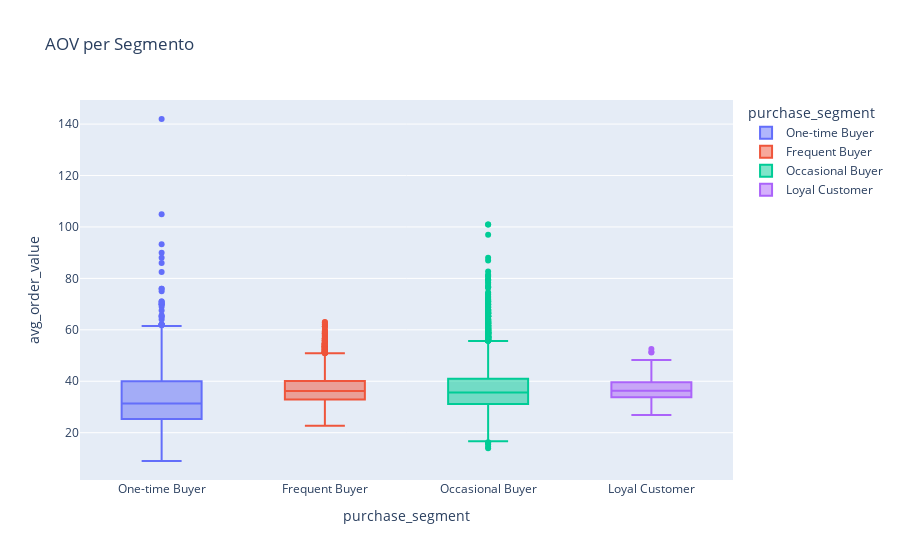

Here is the notebook cell this chart was saved with:
### Code cell
fig = px.box(customer_segments, x='purchase_segment', y='avg_order_value', title="AOV per Segmento", color='purchase_segment')
fig.show()

### Figure 1 — Plotly figure (JSON) as saved in the notebook; plotly's stock layout.template omitted (floating-point values rounded to 4 significant figures; data arrays with more than 128 entries replaced by an {"elided": "..."} marker saying what was removed)
{"data": [{"alignmentgroup": "True", "hovertemplate": "purchase_segment=%{x}<br>avg_order_value=%{y}<extra></extra>", "legendgroup": "One-time Buyer", "marker": {"color": "#636efa"}, "name": "One-time Buyer", "notched": false, "offsetgroup": "One-time Buyer", "orientation": "v", "showlegend": true, "type": "box", "x": {"elided": "395 str values"}, "x0": " ", "xaxis": "x", "y": {"elided": "395 float values"}, "y0": " ", "yaxis": "y"}, {"alignmentgroup": "True", "hovertemplate": "purchase_segment=%{x}<br>avg_order_value=%{y}<extra></extra>", "legendgroup": "Frequent Buyer", "marker": {"color": "#EF553B"}, "name": "Frequent Buyer", "notched": false, "offsetgroup": "Frequent Buyer", "orientation": "v", "showlegend": true, "type": "box", "x": {"elided": "6780 str values"}, "x0": " ", "xaxis": "x", "y": {"elided": "6780 float values"}, "y0": " ", "yaxis": "y"}, {"alignmentgroup": "True", "hovertemplate": "purchase_segment=%{x}<br>avg_order_value=%{y}<extra></extra>", "legendgroup": "Occasional Buyer", "marker": {"color": "#00cc96"}, "name": "Occasional Buyer", "notched": false, "offsetgroup": "Occasional Buyer", "orientation": "v", "showlegend": true, "type": "box", "x": {"elided": "8402 str values"}, "x0": " ", "xaxis": "x", "y": {"elided": "8402 float values"}, "y0": " ", "yaxis": "y"}, {"alignmentgroup": "True", "hovertemplate": "purchase_segment=%{x}<br>avg_order_value=%{y}<extra></extra>", "legendgroup": "Loyal Customer", "marker": {"color": "#ab63fa"}, "name": "Loyal Customer", "notched": false, "offsetgroup": "Loyal Customer", "orientation": "v", "showlegend": true, "type": "box", "x": {"elided": "333 str values"}, "x0": " ", "xaxis": "x", "y": {"elided": "333 float values"}, "y0": " ", "yaxis": "y"}], "layout": {"boxmode": "overlay", "legend": {"title": {"text": "purchase_segment"}, "tracegroupgap": 0}, "title": {"text": "AOV per Segmento"}, "xaxis": {"anchor": "y", "categoryarray": ["One-time Buyer", "Frequent Buyer", "Occasional Buyer", "Loyal Customer"], "categoryorder": "array", "domain": [0, 1], "title": {"text": "purchase_segment"}}, "yaxis": {"anchor": "x", "domain": [0, 1], "title": {"text": "avg_order_value"}}}}
